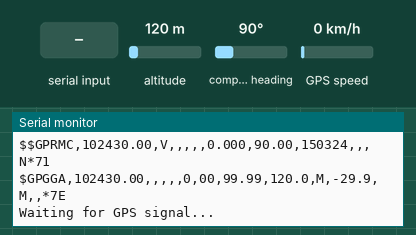
Simulated run of this sketch. Board: ESP32. Parts: the last lines printed to the serial monitor. Inputs (shaded band) come from the test bench; at power-on: compass heading 90°, GPS speed 0 km/h, altitude 120 m. The GPS gets a fix after 3 s at 37.7749, -122.4194 with 8 satellites.

Above: at 1.2 s.
1.3 s: compass heading set to 7°
At 5.7 s:
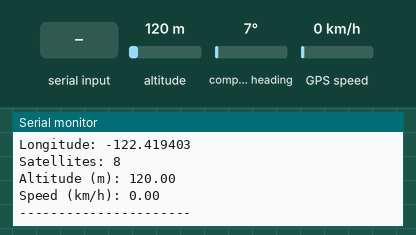
6.5 s: GPS speed set to 2 km/h
At 10.4 s:
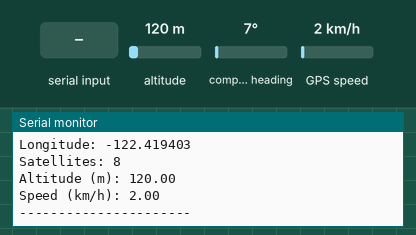
16.5 s: compass heading set to 352°
26.6 s: "1" received over the second serial link
31.6 s: "0" received over the second serial link
33.1 s: altitude set to 20 m
At 35.41 s:
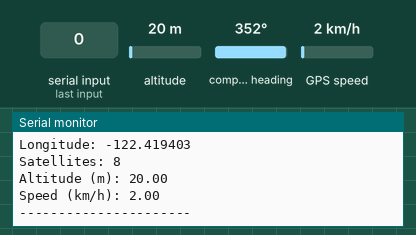
Timing chart, 0 to 35.6 s (numbered marks = the images above; inputs shaded):
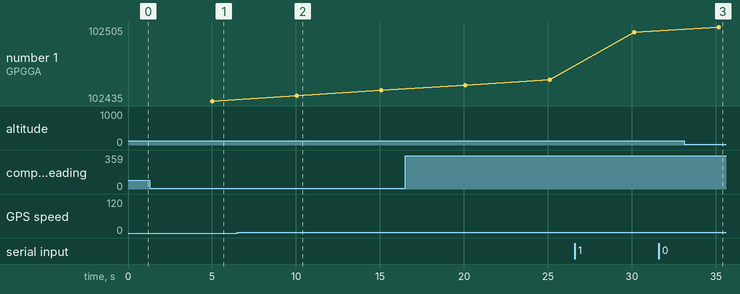

The sketch:

gps_esp32devkit_testing_only.ino
```cpp
#include <TinyGPS.h>

TinyGPS gps;
HardwareSerial gpsSerial(2);

void setup() {
  Serial.begin(115200);


  gpsSerial.begin(9600, SERIAL_8N1, 16, 17);

  Serial.println("GPS Starting...");
}

void loop() {
  while (gpsSerial.available()) {
    char c = gpsSerial.read();
    gps.encode(c);


    Serial.print(c);
  }

  float lat, lon;
  unsigned long age;

  gps.f_get_position(&lat, &lon, &age);

  if (age < 2000) {
    Serial.println("\n------ GPS DATA ------");

    Serial.print("Latitude: ");
    Serial.println(lat, 6);

    Serial.print("Longitude: ");
    Serial.println(lon, 6);

    Serial.print("Satellites: ");
    Serial.println(gps.satellites());

    Serial.print("Altitude (m): ");
    Serial.println(gps.f_altitude());

    Serial.print("Speed (km/h): ");
    Serial.println(gps.f_speed_kmph());

    Serial.println("----------------------\n");
  } else {
    Serial.println("\nWaiting for GPS signal...");
  }

  delay(5000);
}
```

Measured:
- after the input at 1.3 s, the serial monitor: prints a new line after 3.7 s (image 1)
- after the input at 6.5 s, the serial monitor: prints a new line after 3.5 s (image 2)
- after the input at 33.1 s, the serial monitor: prints a new line after 2.1 s (image 3)
